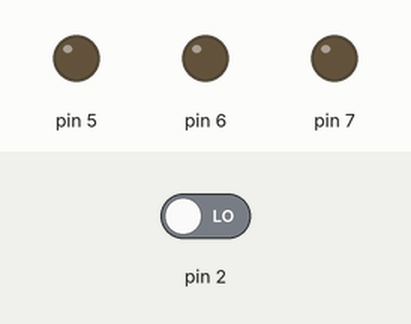
Recording of a sketch running on a simulated Arduino Uno, built with avr-gcc and run on an emulated ATmega328P. On the bench: output pins drawn as LEDs (lit = HIGH). Inputs (shaded band) come from the test bench; at power-on: pin 2 LOW.

Above: at 1.2 s.
1.3 s: pin 2 driven HIGH
At 2.3 s:
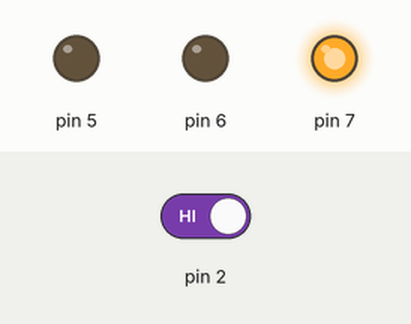
2.8 s: pin 2 driven LOW
At 3.5 s:
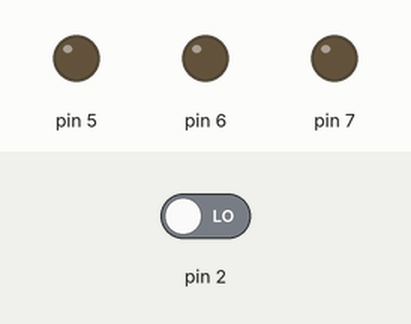
Timing chart, 0 to 5.8 s (numbered marks = the images above; inputs shaded):
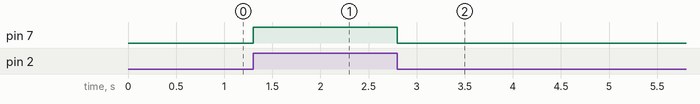

The sketch:

MoveSensor.ino
```cpp
void setup()
{
  pinMode(2, INPUT);

  pinMode(5, OUTPUT);
  pinMode(6, OUTPUT);
  pinMode(7, OUTPUT);
}

void loop()
{
  if (digitalRead(2) == HIGH)
  {
    //если человек есть
    digitalWrite(7, HIGH);
  }
  else
  {
    //если нет человека
    digitalWrite(7, LOW);
  }

  delay(50);
}
```

Measured:
- after the input at 1.3 s, pin 7: LOW → HIGH at once
- after the input at 2.8 s, pin 7: HIGH → LOW at once
